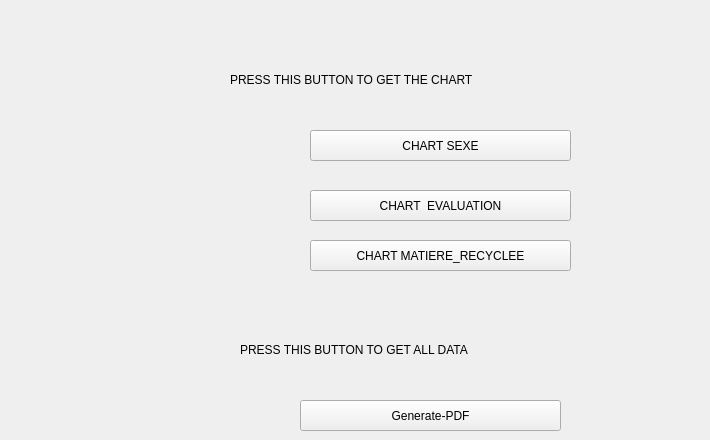
    <widget class="QWidget" name="tab_4">
     <attribute name="title">
      <string>Stastistics &amp; Documentation</string>
     </attribute>
     <widget class="QPushButton" name="generate_pdf">
      <property name="geometry">
       <rect>
        <x>300</x>
        <y>400</y>
        <width>261</width>
        <height>31</height>
       </rect>
      </property>
      <property name="styleSheet">
       <string notr="true"/>
      </property>
      <property name="text">
       <string>Generate-PDF</string>
      </property>
     </widget>
     <widget class="QLabel" name="label_18">
      <property name="geometry">
       <rect>
        <x>240</x>
        <y>340</y>
        <width>431</width>
        <height>20</height>
       </rect>
      </property>
      <property name="styleSheet">
       <string notr="true">font: 14pt &quot;MS Shell Dlg 2&quot;;</string>
      </property>
      <property name="text">
       <string>PRESS THIS BUTTON TO GET ALL DATA </string>
      </property>
     </widget>
     <widget class="QLabel" name="label_19">
      <property name="geometry">
       <rect>
        <x>230</x>
        <y>70</y>
        <width>471</width>
        <height>20</height>
       </rect>
      </property>
      <property name="styleSheet">
       <string notr="true">font: 14pt &quot;MS Shell Dlg 2&quot;;</string>
      </property>
      <property name="text">
       <string>PRESS THIS BUTTON TO GET THE CHART</string>
      </property>
     </widget>
     <widget class="QPushButton" name="display_Charts">
      <property name="geometry">
       <rect>
        <x>310</x>
        <y>130</y>
        <width>261</width>
        <height>31</height>
       </rect>
      </property>
      <property name="styleSheet">
       <string notr="true"/>
      </property>
      <property name="text">
       <string>CHART SEXE</string>
      </property>
     </widget>
     <widget class="QPushButton" name="display_Charts_Evaluation">
      <property name="geometry">
       <rect>
        <x>310</x>
        <y>190</y>
        <width>261</width>
        <height>31</height>
       </rect>
      </property>
      <property name="styleSheet">
       <string notr="true"/>
      </property>
      <property name="text">
       <string>CHART  EVALUATION</string>
      </property>
     </widget>
     <widget class="QPushButton" name="display_Charts_matiere_recyclee">
      <property name="geometry">
       <rect>
        <x>310</x>
        <y>240</y>
        <width>261</width>
        <height>31</height>
       </rect>
      </property>
      <property name="styleSheet">
       <string notr="true"/>
      </property>
      <property name="text">
       <string>CHART MATIERE_RECYCLEE</string>
      </property>
     </widget>
    </widget>
